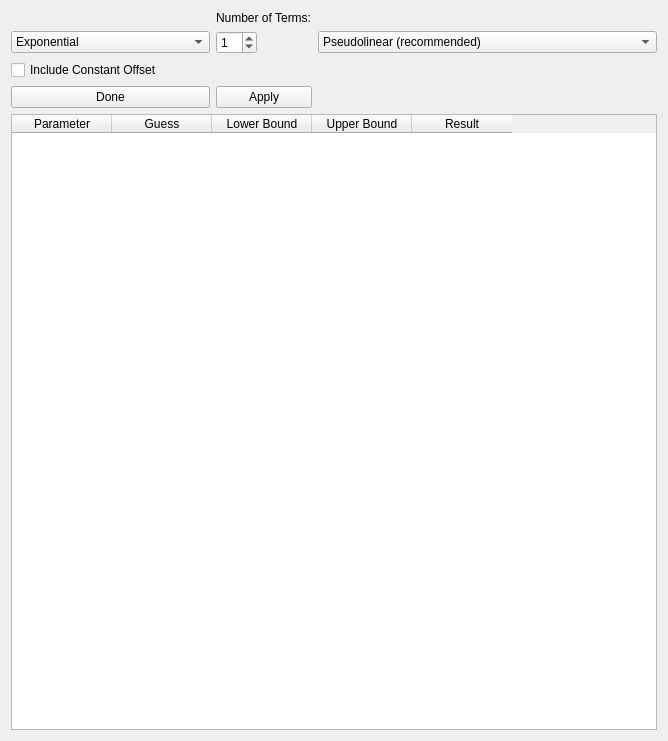
<?xml version="1.0" encoding="UTF-8"?>
<ui version="4.0">
 <class>Form</class>
 <widget class="QWidget" name="Form">
  <property name="geometry">
   <rect>
    <x>0</x>
    <y>0</y>
    <width>668</width>
    <height>741</height>
   </rect>
  </property>
  <property name="windowTitle">
   <string>Form</string>
  </property>
  <layout class="QGridLayout" name="gridLayout">
   <item row="1" column="1">
    <widget class="QSpinBox" name="number_terms_spinner">
     <property name="sizePolicy">
      <sizepolicy hsizetype="Maximum" vsizetype="Fixed">
       <horstretch>0</horstretch>
       <verstretch>0</verstretch>
      </sizepolicy>
     </property>
     <property name="value">
      <number>1</number>
     </property>
    </widget>
   </item>
   <item row="0" column="1">
    <widget class="QLabel" name="label_11">
     <property name="text">
      <string>Number of Terms:</string>
     </property>
    </widget>
   </item>
   <item row="1" column="0">
    <widget class="QComboBox" name="fit_function_combobox">
     <item>
      <property name="text">
       <string>Exponential</string>
      </property>
     </item>
     <item>
      <property name="text">
       <string>Gaussian Modified Exponential</string>
      </property>
     </item>
     <item>
      <property name="text">
       <string>Custom Equation</string>
      </property>
     </item>
    </widget>
   </item>
   <item row="3" column="1">
    <widget class="QPushButton" name="apply_btn">
     <property name="text">
      <string>Apply</string>
     </property>
    </widget>
   </item>
   <item row="2" column="0">
    <widget class="QCheckBox" name="offset_checkbox">
     <property name="text">
      <string>Include Constant Offset</string>
     </property>
    </widget>
   </item>
   <item row="3" column="0">
    <widget class="QPushButton" name="done_btn">
     <property name="text">
      <string>Done</string>
     </property>
    </widget>
   </item>
   <item row="3" column="2">
    <spacer name="horizontalSpacer">
     <property name="orientation">
      <enum>Qt::Horizontal</enum>
     </property>
     <property name="sizeHint" stdset="0">
      <size>
       <width>40</width>
       <height>20</height>
      </size>
     </property>
    </spacer>
   </item>
   <item row="4" column="0" colspan="3">
    <widget class="QTableWidget" name="parameters_table">
     <property name="frameShape">
      <enum>QFrame::StyledPanel</enum>
     </property>
     <property name="midLineWidth">
      <number>1</number>
     </property>
     <property name="alternatingRowColors">
      <bool>true</bool>
     </property>
     <column>
      <property name="text">
       <string>Parameter</string>
      </property>
     </column>
     <column>
      <property name="text">
       <string>Guess</string>
      </property>
     </column>
     <column>
      <property name="text">
       <string>Lower Bound</string>
      </property>
     </column>
     <column>
      <property name="text">
       <string>Upper Bound</string>
      </property>
     </column>
     <column>
      <property name="text">
       <string>Result</string>
      </property>
     </column>
    </widget>
   </item>
   <item row="1" column="2">
    <widget class="QComboBox" name="fit_method_combobox">
     <item>
      <property name="text">
       <string>Pseudolinear (recommended)</string>
      </property>
     </item>
     <item>
      <property name="text">
       <string>Fully Nonlinear Least Squares</string>
      </property>
     </item>
    </widget>
   </item>
  </layout>
 </widget>
 <resources/>
 <connections>
  <connection>
   <sender>fit_function_combobox</sender>
   <signal>currentIndexChanged(QString)</signal>
   <receiver>Form</receiver>
   <slot>fit_model_selected(QString)</slot>
   <hints>
    <hint type="sourcelabel">
     <x>152</x>
     <y>41</y>
    </hint>
    <hint type="destinationlabel">
     <x>184</x>
     <y>8</y>
    </hint>
   </hints>
  </connection>
  <connection>
   <sender>number_terms_spinner</sender>
   <signal>valueChanged(int)</signal>
   <receiver>Form</receiver>
   <slot>number_terms_changed(int)</slot>
   <hints>
    <hint type="sourcelabel">
     <x>229</x>
     <y>54</y>
    </hint>
    <hint type="destinationlabel">
     <x>310</x>
     <y>37</y>
    </hint>
   </hints>
  </connection>
  <connection>
   <sender>apply_btn</sender>
   <signal>clicked()</signal>
   <receiver>Form</receiver>
   <slot>apply_btn_clicked()</slot>
   <hints>
    <hint type="sourcelabel">
     <x>285</x>
     <y>113</y>
    </hint>
    <hint type="destinationlabel">
     <x>375</x>
     <y>87</y>
    </hint>
   </hints>
  </connection>
  <connection>
   <sender>done_btn</sender>
   <signal>clicked()</signal>
   <receiver>Form</receiver>
   <slot>done_btn_clicked()</slot>
   <hints>
    <hint type="sourcelabel">
     <x>185</x>
     <y>113</y>
    </hint>
    <hint type="destinationlabel">
     <x>258</x>
     <y>75</y>
    </hint>
   </hints>
  </connection>
  <connection>
   <sender>offset_checkbox</sender>
   <signal>toggled(bool)</signal>
   <receiver>Form</receiver>
   <slot>offset_cb_toggled()</slot>
   <hints>
    <hint type="sourcelabel">
     <x>15</x>
     <y>74</y>
    </hint>
    <hint type="destinationlabel">
     <x>52</x>
     <y>61</y>
    </hint>
   </hints>
  </connection>
  <connection>
   <sender>fit_method_combobox</sender>
   <signal>activated(QString)</signal>
   <receiver>Form</receiver>
   <slot>fit_method_selected(QString)</slot>
   <hints>
    <hint type="sourcelabel">
     <x>515</x>
     <y>52</y>
    </hint>
    <hint type="destinationlabel">
     <x>577</x>
     <y>70</y>
    </hint>
   </hints>
  </connection>
 </connections>
 <slots>
  <slot>fit_model_selected(QString)</slot>
  <slot>number_terms_changed(int)</slot>
  <slot>apply_btn_clicked()</slot>
  <slot>done_btn_clicked()</slot>
  <slot>offset_cb_toggled()</slot>
  <slot>fit_method_selected(QString)</slot>
 </slots>
</ui>
